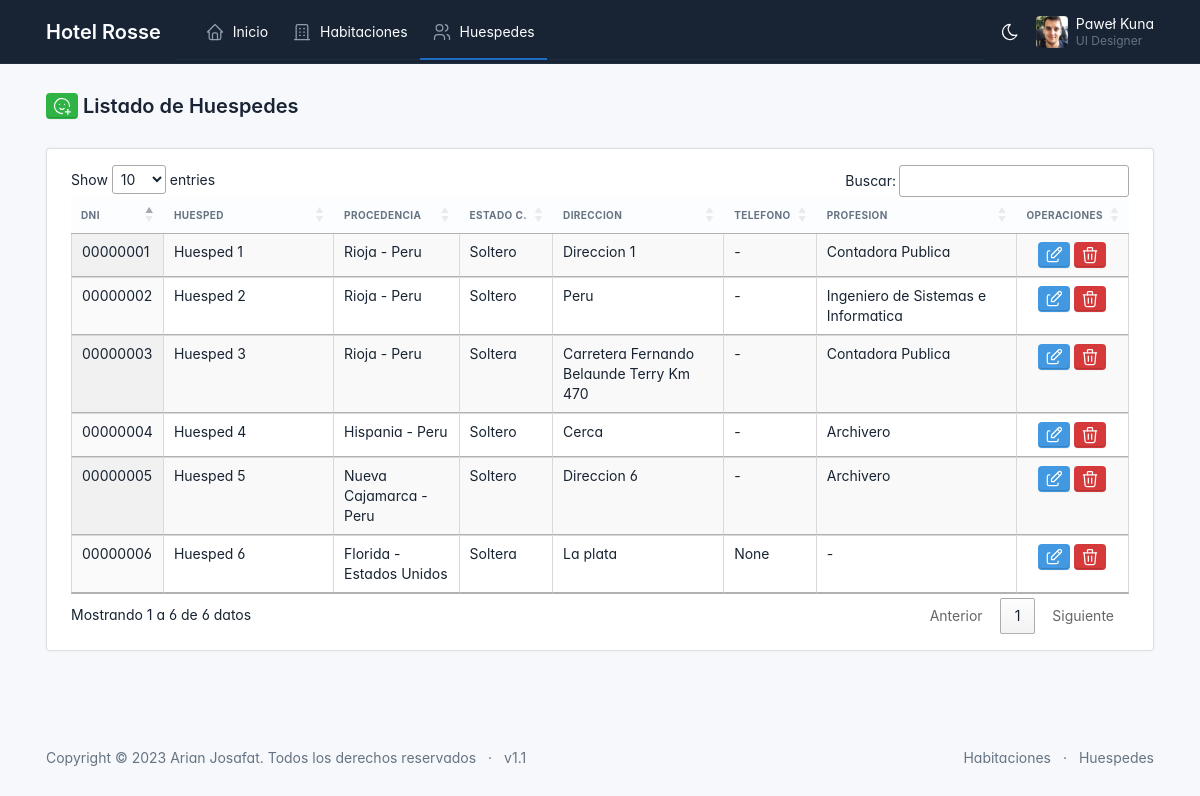
The page /huespedes/ on the database its author committed.
### hotel/models.py (models this page shows, shortened)
class Huesped(models.Model):
    dni = models.CharField(max_length=255)
    huesped = models.CharField(max_length=255)
    estado_civil = models.CharField(max_length=255, null=True, blank=True)
    telefono = models.CharField(max_length=255, null=True, blank=True)
    ciudad = models.CharField(max_length=255, null=True, blank=True)
    pais = models.CharField(max_length=255, null=True, blank=True)
    direccion = models.CharField(max_length=255, null=True, blank=True)
    profesion = models.CharField(max_length=255, null=True, blank=True)
    estado = models.IntegerField(default=1)

### hotel/views.py (the view, shortened to what this page needs)
# urls.py: path('huespedes/', views.huespedes, name='huespedes'),
def huespedes(request):
    huespedes_list = Huesped.objects.filter(estado=1)
    context = {
        'huespedes': huespedes_list,
    }
    return render(request, 'huespedes.html', context)

### hotel/templates/huespedes.html (shortened to what this page needs)
{% extends "layout/base.html" %}
{% block title_page %}
    <a style="padding: 2px 5px; margin-right: 5px;" href="#" class="btn btn-success" data-bs-toggle="modal" data-bs-target="#agregar">
    </a>
    Listado de Huespedes
{% endblock %}
{% block content %}
    <div class="page-body">
        <div class="container-xl">
            <div class="row">
                <div class="col-md-12">
                    <div class="card">
                        <div class="card-body">
                            <div id="table-default" class="table-responsive">
                                <table id="tabladata" class="table display hover cell-border">
                                    <thead>
                                        <tr>
                                            <th width="8%">DNI</th>
                                            <th width="17%">Huesped</th>
                                            <th width="12%">Procedencia</th>
                                            <th width="8%">Estado C.</th>
                                            <th width="17%">Direccion</th>
                                            <th width="8%">Telefono</th>
                                            <th width="20%">Profesion</th>
                                            <th width="10%">Operaciones</th>
                                        </tr>
                                    </thead>
                                    <tbody class="table-tbody">
                                        {% for hue in huespedes %}
                                            <tr>
                                                <td>{{hue.dni}}</td>
                                                <td>{{hue.huesped}}</td>
                                                <td>{{ hue.ciudad|add:" - " |add:hue.pais|default:"-" }}</td>
                                                <td>{{ hue.estado_civil|default:"-" }}</td>
                                                <td>{{ hue.direccion|default:"-" }}</td>
                                                <td>{{ hue.telefono|default:"-" }}</td>
                                                <td>{{ hue.profesion|default:"-" }}</td>
                                                <td class="text-center">
                                                    <a style="padding: 2px 5px;" href="#" class="btn btn-info" data-bs-toggle="modal" data-bs-target="#edit{{hue.id}}">
                                                    </a>
                                                    <a style="padding: 2px 5px;" href="#" class="btn btn-danger" data-bs-toggle="modal" data-bs-target="#delete{{hue.id}}">
                                                    </a>
                                                </td>
                                            </tr>
                                        {% endfor %}
                                    </tbody>
                                </table>
                            </div>
                        </div>
                    </div>
                </div>
            </div>
        </div>
    </div>
{% endblock %}

### hotel/templates/layout/base.html (style rules this page uses)
:root { --tblr-font-sans-serif: "Inter Var", -apple-system, BlinkMacSystemFont, San Francisco, Segoe UI, Roboto, Helvetica Neue, sans-serif; }
body { font-feature-settings: "cv03", "cv04", "cv11"; }

### rows shown on the page
Huesped: dni "00000001", huesped "Huesped 1", ciudad|add "Rioja - Peru", estado_civil "Soltero", direccion "Direccion 1", telefono "-", profesion "Contadora Publica"
Huesped: dni "00000002", huesped "Huesped 2", ciudad|add "Rioja - Peru", estado_civil "Soltero", direccion "Peru", telefono "-", profesion "Ingeniero de Sistemas e Informatica"
Huesped: dni "00000003", huesped "Huesped 3", ciudad|add "Rioja - Peru", estado_civil "Soltera", direccion "Carretera Fernando Belaunde Terry Km 470", telefono "-", profesion "Contadora Publica"
Huesped: dni "00000004", huesped "Huesped 4", ciudad|add "Hispania - Peru", estado_civil "Soltero", direccion "Cerca", telefono "-", profesion "Archivero"
Huesped: dni "00000005", huesped "Huesped 5", ciudad|add "Nueva Cajamarca - Peru", estado_civil "Soltero", direccion "Direccion 6", telefono "-", profesion "Archivero"
Huesped: dni "00000006", huesped "Huesped 6", ciudad|add "Florida - Estados Unidos", estado_civil "Soltera", direccion "La plata", telefono "None", profesion "-"
